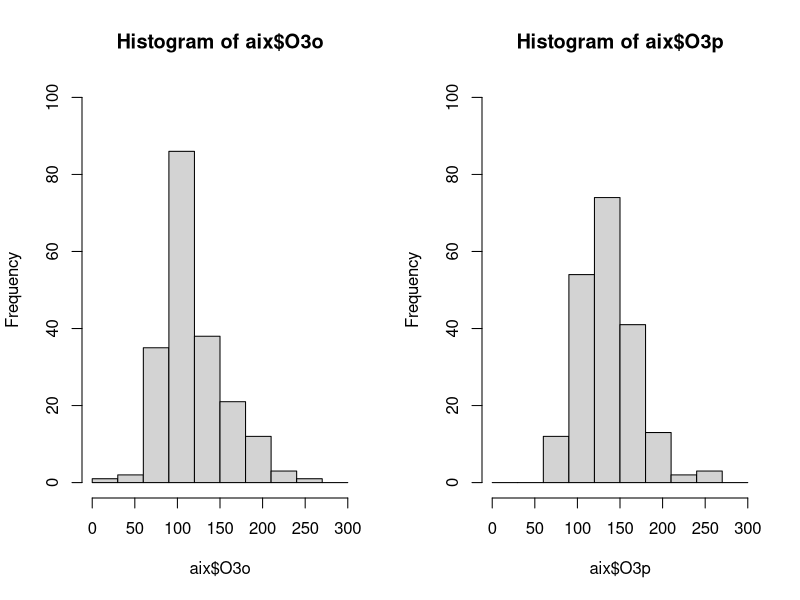
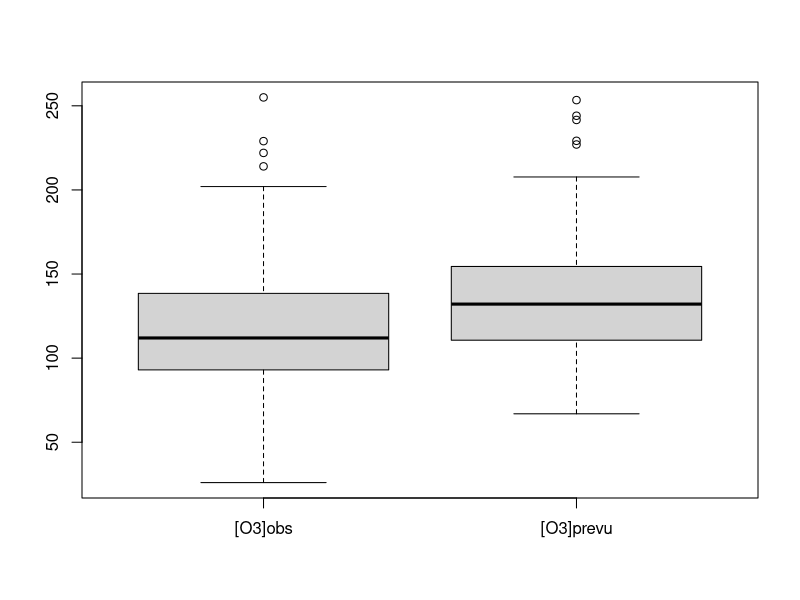
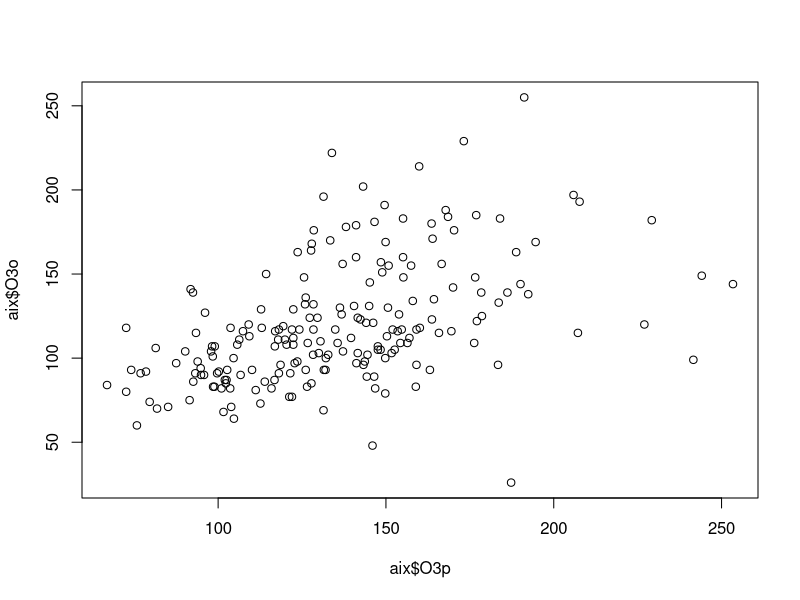
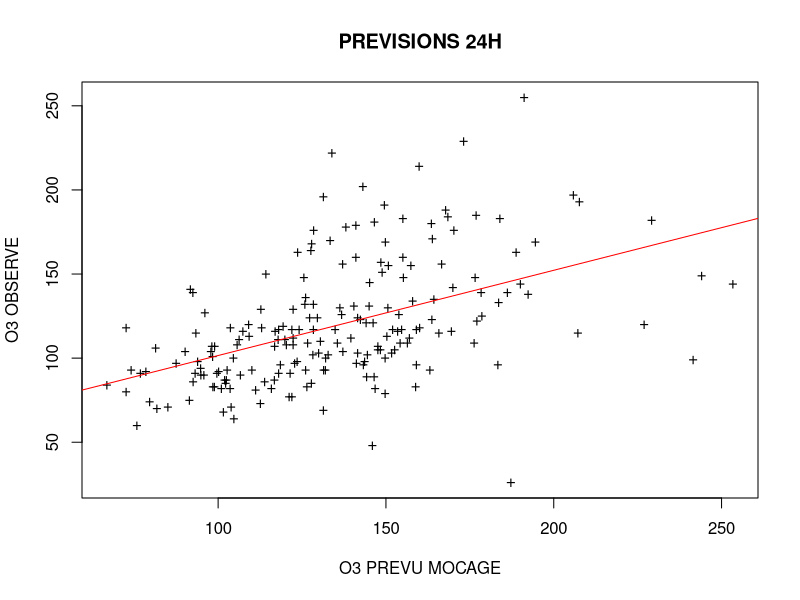
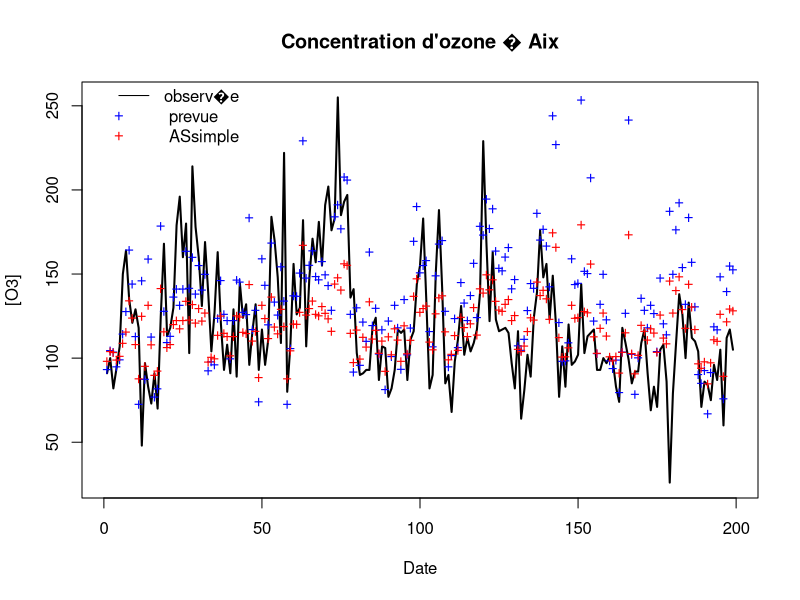
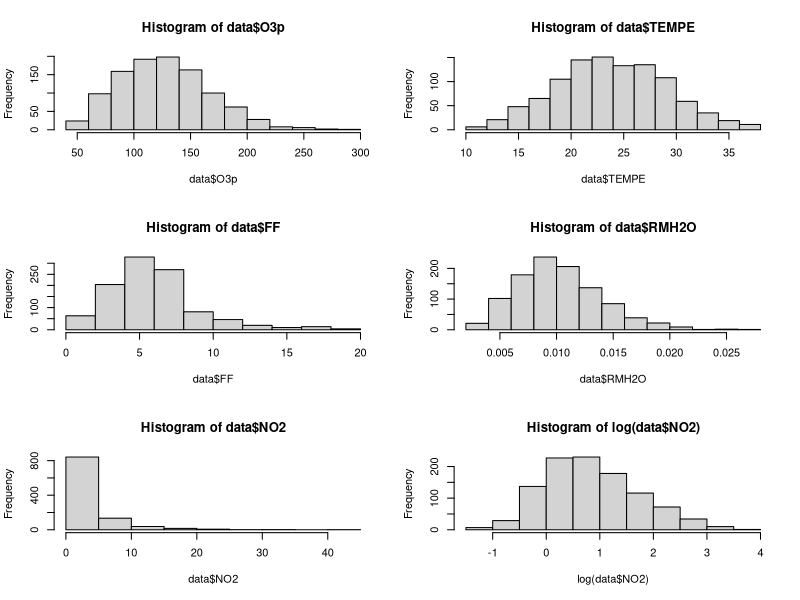
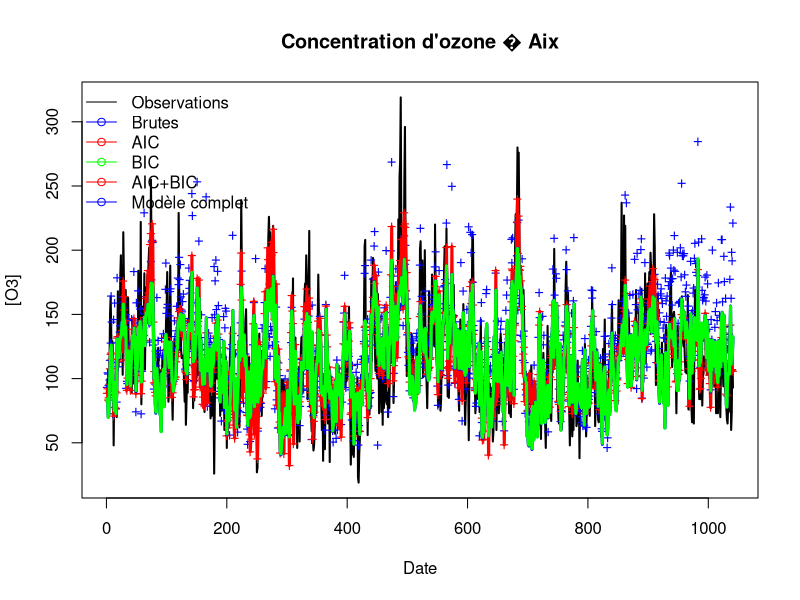

Here is the R script that generated these plots, in order:
# Script TP2 HPC-BigData - Modele linaire gaussien


######################
#Partie 1 :
######################

# 1 - Chargement librairies et donnees
library(MASS)
data=read.table(file="DataTP.txt",header=TRUE)

names(data)
summary(data)
dim(data)
#Assurez-vous que R considere bien par defaut les variables JJ et STATION comme etant de type factor 
#(effectifs par modalite affiches dans le summary), sinon forcez le type comme ceci : 
#data$JJ=as.factor(data$JJ)
#data$STATION=as.factor(data$STATION)

# 2 - Etude preliminaire et regression simple

aix=subset(data,STATION=="Aix")
summary(aix)
sd(aix$O3o)
sd(aix$O3p)

par(mfrow=c(1,2))
hist(aix$O3o,breaks=seq(0,300,30),ylim=c(0,100))
hist(aix$O3p,breaks=seq(0,300,30),ylim=c(0,100))
# on impose ici les memes classes pour pouvoir comparer les histogrammes

x11()
boxplot(aix$O3o,aix$O3p,names=c("[O3]obs","[O3]prevu"))
# Les previsions semblent surestimer globalement les mesures

var.test(aix$O3o,aix$O3p)
# -> les variances peuvent etre considerees comme egales
t.test(aix$O3o,aix$O3p,var.equal=T)
# -> les moyennes sont significativement differentes : les previsions 03p sont biaisees (biais positif)

cor(aix$O3o,aix$O3p)
cor.test(aix$O3o,aix$O3p)
#liaison lin�aire significative detectee

plot(aix$O3p,aix$O3o)
regsimple=lm(O3o~O3p,data=aix)
summary(regsimple)
# -> les 2 parametres du modele sont juges significativement differents de 0
# -> la regression simple n'explique que 22% de la variance totale du predictand
# en considerant d'autres predicteurs, le modele statistique peut certainement etre ameliore

x11()
plot(aix$O3p,aix$O3o,xlab="O3 PREVU MOCAGE",ylab="O3 OBSERVE",
     main="PREVISIONS 24H",pch='+')
abline(regsimple,col="red")

x11()
plot(aix$O3o,type ="l",lwd=2,main="Concentration d'ozone � Aix",xlab="Date",ylab="[O3]")
points(aix$O3p,col="blue",pch="+")
points(fitted(regsimple),col="red",pch="+")
legend(0,268,lty=1,col=c("black"),legend=c("observ�e"),bty="n")
legend(0,256,pch="+",col=c("blue","red"),legend=c("       prevue","       ASsimple"),bty="n") 
# -> le traitement statistique tire les previsions brutes vers la moyenne du predictand mais est incapable d'atteindre les valeurs extremes
# la variabilit� du predictand est mal reproduite, il faut enrichir la regression pour obtenir une flexibilite plus forte du modele.


# 3 - Regression multiple : predicteurs continus


x11()
par(mfrow=c(3,2))
hist(data$O3p)
hist(data$TEMPE)
hist(data$FF)
hist(data$RMH2O)
hist(data$NO2)
hist(log(data$NO2))
cor(data$O3o,data$NO2)
cor(data$O3o,log(data$NO2))
cor.test(data$O3o,log(data$NO2))
# -> la distribution de NO2 est tres dissymetrique, l'emploi de la fonction log permet d'obtenir un profil mieux correle au predictand.
# -> on utilisera donc plutot la variable log(NO2)comme pr�dicteur par la suite.

anova1 = lm(O3o~JJ,data)
model.matrix(anova1)
#analyser la sortie de la fonction "summary" et de la "design matrix" , quelle contraints d'identification R a-t-il imposée par default ?
# -> R a impose une contrainte d'identification sur le parametre intercepte, qui est egale a la moyenne des observations du predictand
# -> cette contrainte est necessaire pour que le modele soit identifiable
# -> on peut la supprimer en ajoutant l'option "-1" dans la formule de la regression
anovax = lm(O3o~JJ-1,data)
summary(anovax)
# -> les 7 parametres du modele sont juges significativement differents de 0
# -> la regression multiple n'explique que 30% de la variance totale du predictand
# -> les parametres du modele sont tous significativement differents de 0
# -> les parametres du modele sont tous significativement differents les uns des autres
#anova2 = lm(O3o~C(JJ,sum),data)
#summary(anova2)

#ANCOVA : modèle complet et sélection automatique des prédicteurs

regcomplet = lm(O3o~O3p+TEMPE+RMH2O+log(NO2)+FF+STATION+JJ,data)
summary(regcomplet)
# les predicteurs les plus pertinants sont ceux qui ont une p_value trop petites ( avec bcp d'asterix ***)

#AIC criteria
regaic = stepAIC(regcomplet)
#BIC criteria 
regbic = stepAIC(regcomplet,k=log(nrow(data)))
regbicint = stepAIC(lm(O3o~.*.,data),k=log(nrow(data)))

#Comparer sur un meme graphe les observations d'ozone O3o, les previsions brutes de mocage o3p et les previsions obtenues apres post traitements statistiques(modèle BIC avec interactions et régression simple exploitant le prédicteur O3p.) et Commenter.
x11()
plot(data$O3o,type ="l",lwd=2,main="Concentration d'ozone � Aix",xlab="Date",ylab="[O3]")
points(data$O3p,col="blue",pch="+")
points(fitted(regbicint),col="red",pch="+")
lines(fitted(regbicint),col="red",lwd=3)
lines(fitted(regaic),col="blue",lwd=3)
lines(fitted(regcomplet),col="green",lwd=3)
legend("topleft",legend=c("Observations","Brutes","AIC","BIC","AIC+BIC","Modèle complet"),col=c("black","blue","red","green","red","blue"),lty=c(1,1,1,1,1,1),lwd=c(1,1,1,1,1,1,1
),pch=c(NA,1,1,1,1,1),bty="n")
# -> On observe que la plupart des observations d'ozone sont bien corrélées avec la plupart des observations de mocage o3p.
# -> Les prévisions obtenues après post traitements statistiques (modèle BIC avec interactions et régression simple exploitant le prédicteur O3p.) sont plus proches des observations que les prévisions brutes de mocage o3p.
# -> Le modèle complet est le plus proche des observations.
# -> Le modèle AIC est le plus éloigné des observations.
# -> Le modèle BIC est le plus proche des observations.
# -> Le modèle AIC+BIC est le plus proche des observations.
# -> Le modèle complet est le plus proche des observations.
